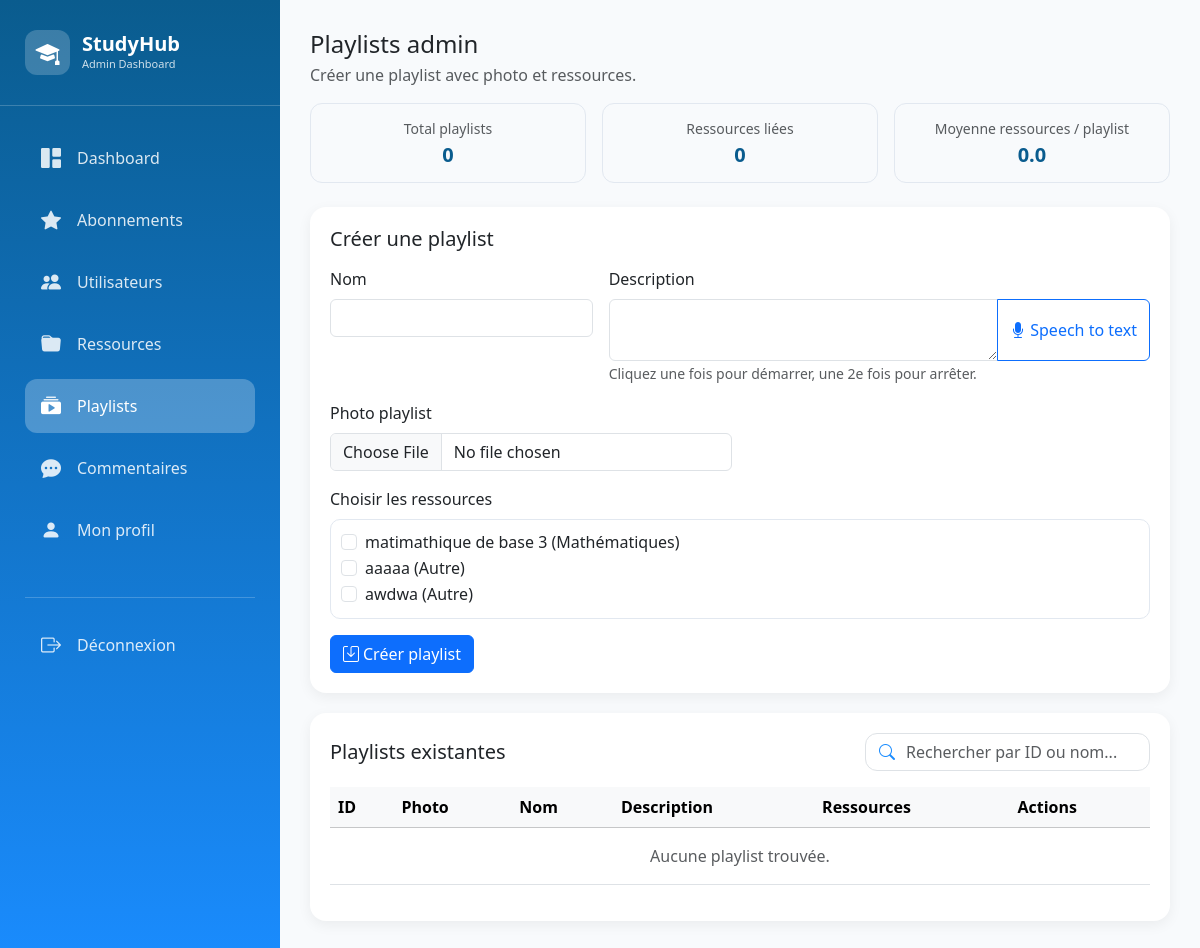
The page /index.php?action=admin&subaction=playlists (signed in) on the database its author committed.
### tables this page shows
CREATE TABLE `ressource` (
  `id_res` int(11) NOT NULL AUTO_INCREMENT,
  `titre` varchar(255) NOT NULL,
  `description` varchar(500) NOT NULL,
  `type` varchar(255) NOT NULL,
  `niveau` varchar(255) NOT NULL,
  `acces` varchar(255) NOT NULL,
  `prix` double NOT NULL,
  `fichier` varchar(255) NOT NULL,
  `id` int(11) NOT NULL,
  `pages` int(11) DEFAULT 0,
  `downloads` int(11) DEFAULT 0,
  `date_creation` timestamp NOT NULL DEFAULT current_timestamp(),
  `note_moyenne` decimal(3,2) DEFAULT 0.00,
  `matiere` varchar(255) DEFAULT 'Autre',
  `photo` varchar(500) DEFAULT '',
  PRIMARY KEY (`id_res`),
  KEY `id` (`id`),
  CONSTRAINT `ressource_ibfk_1` FOREIGN KEY (`id`) REFERENCES `users` (`id`)
);

### controllers/adminController.php (called while the page is built, shortened)
<?php
function adminPlaylists() {
    global $pdo;
    require_once __DIR__ . '/../models/playlistModel.php';
    require_once __DIR__ . '/../models/resourceModel.php';
    $search = trim($_GET['search'] ?? '');
    $editPlaylist = null;
    $editResourceIds = [];
    $playlists = getAdminPlaylists($pdo, $search);
    $playlistStats = getPlaylistDashboardStats($pdo);
    $allResources = getAllResources($pdo);
    require_once __DIR__ . '/../views/admin/playlists.php';
}
?>

### models/playlistModel.php (called while the page is built, shortened)
<?php
function playlistTableExists($pdo) {
    try {
        $pdo->query('SELECT 1 FROM playlist LIMIT 1');
        return true;
    } catch (Throwable $e) {
        return false;
    }
}
function ensurePlaylistPhotoColumn($pdo) {
    if (!playlistTableExists($pdo)) {
        return false;
    }
    try {
        $stmt = $pdo->prepare(
            "SELECT COUNT(*) FROM information_schema.COLUMNS
             WHERE TABLE_SCHEMA = DATABASE() AND TABLE_NAME = 'playlist' AND COLUMN_NAME = 'photo'"
        );
        $stmt->execute();
        $exists = (int) $stmt->fetchColumn() > 0;
        return true;
    } catch (Throwable $e) {
        return false;
    }
}
function getPlaylistDashboardStats($pdo) {
    if (!ensurePlaylistPhotoColumn($pdo)) {
        return [
            'total_playlists' => 0,
            'total_resources_linked' => 0,
            'avg_resources_per_playlist' => 0
        ];
    }
    $stmt = $pdo->query(
        "SELECT COUNT(DISTINCT id_abonement) AS total_playlists, COUNT(*) AS total_resources_linked
         FROM playlist"
    );
    $row = $stmt->fetch();
    $totalPlaylists = (int) ($row['total_playlists'] ?? 0);
    $totalResourcesLinked = (int) ($row['total_resources_linked'] ?? 0);
    return [
        'total_playlists' => $totalPlaylists,
        'total_resources_linked' => $totalResourcesLinked,
        'avg_resources_per_playlist' => $totalPlaylists > 0
            ? round($totalResourcesLinked / $totalPlaylists, 1)
            : 0
    ];
}
?>

### config.php (called while the page is built, shortened)
<?php
function escape($string) {
    return htmlspecialchars($string ?? '', ENT_QUOTES, 'UTF-8');
}
?>

### models/resourceModel.php (called while the page is built, shortened)
<?php
function getAllResources($pdo, $search = '', $type = '', $matiere = '') {
    $sql = "SELECT r.*, u.nom, u.prenom FROM ressource r JOIN users u ON r.id = u.id WHERE 1=1";
    $params = [];
    $sql .= " ORDER BY r.id_res DESC";
    $stmt = $pdo->prepare($sql);
    $stmt->execute($params);
    return $stmt->fetchAll();
}
?>

### views/admin/playlists.php (the view, shortened to what this page needs)
<?php
$isEdit = !empty($editPlaylist);
$formTitle = $isEdit ? 'Modifier la playlist' : 'Créer une playlist';
$submitLabel = $isEdit ? 'Enregistrer les modifications' : 'Créer playlist';
$nomVal = $isEdit ? ($editPlaylist['nom'] ?? '') : '';
$descVal = $isEdit ? ($editPlaylist['description'] ?? '') : '';
$editResourceIds = isset($editResourceIds) ? array_map('intval', (array) $editResourceIds) : [];
?>
<!DOCTYPE html>
<html lang="fr">
<head>
    <link href="https://cdn.jsdelivr.net/npm/bootstrap@5.3.2/dist/css/bootstrap.min.css" rel="stylesheet">
    <link href="https://cdn.jsdelivr.net/npm/bootstrap-icons@1.11.1/font/bootstrap-icons.css" rel="stylesheet">
</head>
<body>
    <div class="sidebar">
        <div class="sidebar-header"><div class="logo"><div class="logo-icon"><i class="bi bi-mortarboard-fill"></i></div><div class="logo-text"><h3>StudyHub</h3><p>Admin Dashboard</p></div></div></div>
        <div class="nav-menu">
            <div class="nav-item"><a href="index.php?action=admin&subaction=dashboard" class="nav-link"><i class="bi bi-grid-1x2-fill"></i><span>Dashboard</span></a></div>
            <div class="nav-item"><a href="index.php?action=admin&subaction=subscriptions" class="nav-link"><i class="bi bi-star-fill"></i><span>Abonnements</span></a></div>
            <div class="nav-item"><a href="index.php?action=admin&subaction=users" class="nav-link"><i class="bi bi-people-fill"></i><span>Utilisateurs</span></a></div>
            <div class="nav-item"><a href="index.php?action=admin&subaction=resources" class="nav-link"><i class="bi bi-folder-fill"></i><span>Ressources</span></a></div>
            <div class="nav-item"><a href="index.php?action=admin&subaction=playlists" class="nav-link active"><i class="bi bi-collection-play-fill"></i><span>Playlists</span></a></div>
            <div class="nav-item"><a href="index.php?action=admin&subaction=comments" class="nav-link"><i class="bi bi-chat-dots-fill"></i><span>Commentaires</span></a></div>
            <div class="nav-item"><a href="index.php?action=admin&subaction=profile" class="nav-link"><i class="bi bi-person-fill"></i><span>Mon profil</span></a></div>
            <div class="nav-item logout-link"><a href="index.php?action=logout" class="nav-link"><i class="bi bi-box-arrow-right"></i><span>Déconnexion</span></a></div>
        </div>
    </div>
    <div class="main-content">
        <div class="d-flex justify-content-between align-items-center mb-3">
            <div>
                <h1 class="h4 mb-1">Playlists admin</h1>
                <p class="text-muted mb-0">Créer une playlist avec photo et ressources.</p>
            </div>
        </div>
        <div class="row g-3 mb-4">
            <div class="col-6 col-md-4"><div class="mini-stat"><small class="text-muted">Total playlists</small><strong><?php echo number_format((int) ($playlistStats['total_playlists'] ?? 0)); ?></strong></div></div>
            <div class="col-6 col-md-4"><div class="mini-stat"><small class="text-muted">Ressources liées</small><strong><?php echo number_format((int) ($playlistStats['total_resources_linked'] ?? 0)); ?></strong></div></div>
            <div class="col-12 col-md-4"><div class="mini-stat"><small class="text-muted">Moyenne ressources / playlist</small><strong><?php echo number_format((float) ($playlistStats['avg_resources_per_playlist'] ?? 0), 1); ?></strong></div></div>
        </div>
        <div class="card-box">
            <h2 class="h5 mb-3"><?php echo escape($formTitle); ?></h2>
            <form method="POST" enctype="multipart/form-data" id="adminPlaylistForm" novalidate>
                <div class="row g-3">
                    <div class="col-md-4">
                        <label class="form-label">Nom</label>
                        <input type="text" name="nom" class="form-control" value="<?php echo escape($nomVal); ?>">
                    </div>
                    <div class="col-md-8">
                        <label class="form-label">Description</label>
                        <div class="input-group">
                            <textarea id="playlistDescription" name="description" class="form-control" rows="2"><?php echo escape($descVal); ?></textarea>
                            <button class="btn btn-outline-primary" type="button" id="speechToTextBtn">
                                <i class="bi bi-mic-fill"></i> Speech to text
                            </button>
                        </div>
                        <small class="text-muted">Cliquez une fois pour démarrer, une 2e fois pour arrêter.</small>
                    </div>
                    <div class="col-md-6">
                        <label class="form-label">Photo playlist</label>
                        <input type="file" name="photo" class="form-control" accept="image/*">
                    </div>
                    <div class="col-md-12">
                        <label class="form-label">Choisir les ressources</label>
                        <div class="resources-box">
                            <?php foreach ($allResources as $res): ?>
                                <div class="form-check">
                                    <input class="form-check-input" type="checkbox" name="resources[]" value="<?php echo (int) $res['id_res']; ?>" id="res_<?php echo (int) $res['id_res']; ?>" <?php echo in_array((int) $res['id_res'], $editResourceIds, true) ? 'checked' : ''; ?>>
                                    <label class="form-check-label" for="res_<?php echo (int) $res['id_res']; ?>">
                                        <?php echo escape($res['titre']); ?> (<?php echo escape($res['matiere'] ?: 'Autre'); ?>)
                                    </label>
                                </div>
                            <?php endforeach; ?>
                        </div>
                    </div>
                </div>
                <div class="mt-3">
                    <button type="submit" class="btn btn-primary"><i class="bi bi-save me-1"></i><?php echo escape($submitLabel); ?></button>
                </div>
            </form>
        </div>
        <div class="card-box">
            <div class="d-flex justify-content-between align-items-center flex-wrap gap-2 mb-3">
                <h2 class="h5 mb-0">Playlists existantes</h2>
                <form method="get" action="index.php" class="search-box">
                    <i class="bi bi-search"></i>
                    <input type="text" name="search" class="form-control" placeholder="Rechercher par ID ou nom..." value="<?php echo escape($search ?? ''); ?>">
                </form>
            </div>
            <div class="table-responsive">
                <table class="table align-middle">
                    <thead class="table-light">
                        <tr>
                            <th>ID</th>
                            <th>Photo</th>
                            <th>Nom</th>
                            <th>Description</th>
                            <th>Ressources</th>
                            <th>Actions</th>
                        </tr>
                    </thead>
                    <tbody>
                        <?php if (empty($playlists)): ?>
                            <tr><td colspan="6" class="text-center text-muted py-3">Aucune playlist trouvée.</td></tr>
                        <?php endif; ?>
                    </tbody>
                </table>
            </div>
        </div>
    </div>
</body>
</html>

### views/admin/playlists.php (style rules this page uses)
.sidebar { position:fixed; left:0; top:0; width:280px; height:100%; background:linear-gradient(180deg,#0a5c8e 0%,#1a8cff 100%); z-index:1000; }
.sidebar-header { padding:30px 25px; border-bottom:1px solid rgba(255,255,255,0.2); }
.logo { display:flex; align-items:center; gap:12px; }
.logo-icon { width:45px; height:45px; background:rgba(255,255,255,0.2); border-radius:12px; display:flex; align-items:center; justify-content:center; }
.logo-icon i { font-size:24px; color:white; }
.logo-text h3 { color:white; font-weight:700; font-size:20px; margin:0; }
.logo-text p { color:rgba(255,255,255,0.8); font-size:11px; margin:0; }
.nav-menu { padding:25px; }
.nav-item { margin-bottom:8px; }
.nav-link { display:flex; align-items:center; gap:12px; padding:12px 16px; border-radius:12px; color:rgba(255,255,255,0.85); text-decoration:none; transition:all 0.3s; font-weight:500; }
.nav-link i { font-size:20px; width:24px; }
.nav-link.active { background:rgba(255,255,255,0.25); color:white; }
.logout-link { margin-top:40px; border-top:1px solid rgba(255,255,255,0.2); padding-top:20px; }
.main-content { margin-left:280px; padding:30px; min-height:100vh; background:#f8fafc; }
.card-box { background:#fff; border-radius:16px; padding:20px; box-shadow:0 4px 14px rgba(0,0,0,0.06); margin-bottom:20px; }
.resources-box { max-height:250px; overflow:auto; border:1px solid #e2e8f0; border-radius:10px; padding:10px; }
.mini-stat { background:#f8fafc; border-radius:12px; padding:12px 16px; text-align:center; border:1px solid #e2e8f0; }
.mini-stat strong { display:block; font-size:1.25rem; color:#0a5c8e; }
.search-box { position:relative; }
.search-box i { position:absolute; left:14px; top:50%; transform:translateY(-50%); color:#1a8cff; }
.search-box input { padding-left:40px; border-radius:12px; }

### rows shown on the page
ressource: titre "matimathique de base 3", matiere "Mathématiques"
ressource: titre "aaaaa", matiere "Autre"
ressource: titre "awdwa", matiere "Autre"

### other values the page prints
$playlistStats['total_playlists'] "0"
$playlistStats['total_resources_linked'] "0"
$playlistStats['avg_resources_per_playlist'] "0.0"
$formTitle "Créer une playlist"
$submitLabel "Créer playlist"
